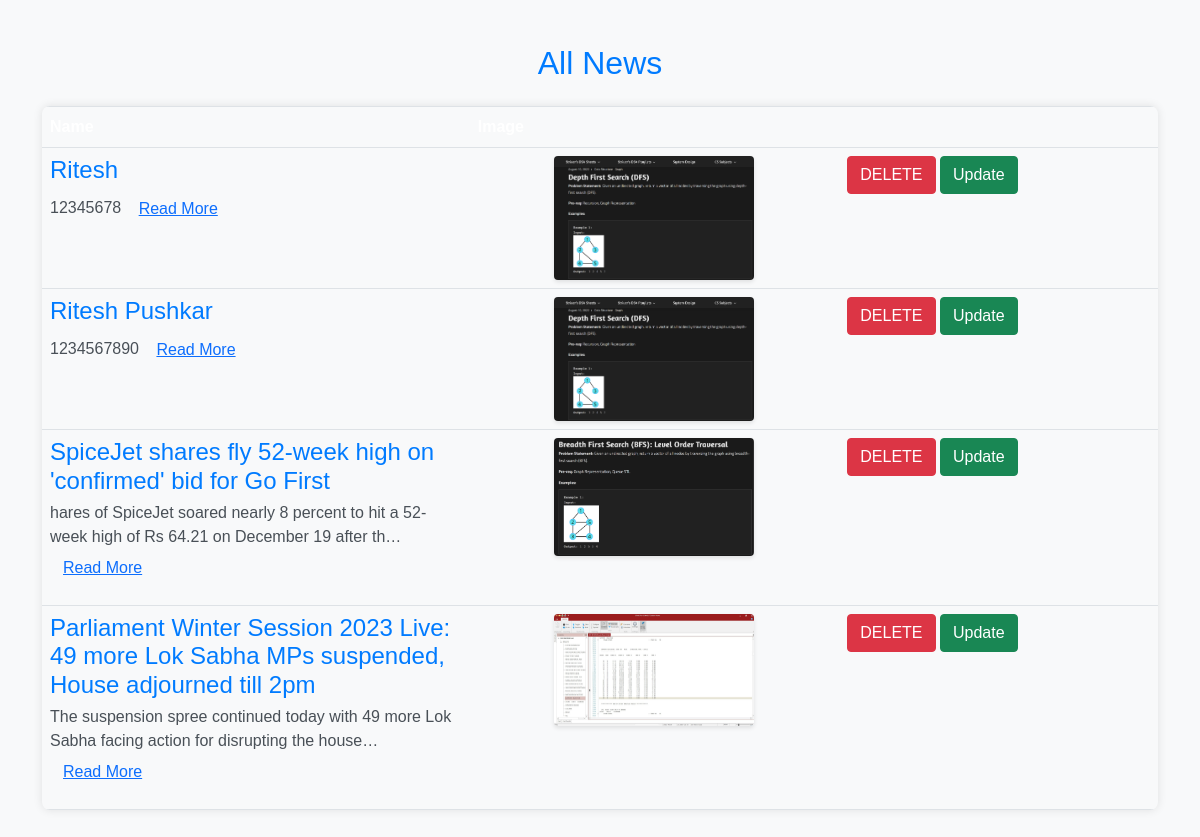
The app's page /read_fun with its own data.
### app1/models.py (models this page shows)
class News(models.Model) :
    name = models.CharField(max_length = 200)
    description = models.TextField()
    image = models.ImageField(upload_to="images_news")

### app1/views.py (the view)
# urls.py: path('read_fun', read_fun, name='read_fun'),
def read_fun(request) :
    all_news = News.objects.all()
    return render(request, 'news_print.html', {'all_news' : all_news})

### app1/templates/news_print.html (shortened to what this page needs)
<!DOCTYPE html>
<html lang="en">
<head>
    <link href="https://cdn.jsdelivr.net/npm/bootstrap@5.0.0-beta2/dist/css/bootstrap.min.css" rel="stylesheet">
</head>
<body>
    <div class="container">
        <h2 class="my-4">All News</h2>
        {% if all_news %}
            <table class="table table-bordered table-hover">
                <thead class="thead-dark">
                    <tr>
                        <th>Name</th>
                        <th class="text-start">Image</th>
                    </tr>
                </thead>
                <tbody>
                    {% for news in all_news %}
                        <tr>
                            <td>
                                <h4>{{ news.name }}</h4>
                                <div>
                                    {{ news.description | truncatechars:100 }}
                                    {% if news.description or length > 50 %}
                                        <button type="button" class="btn btn-link" data-bs-toggle="modal" data-bs-target="#descriptionModal{{ news.id }}">
                                            Read More
                                        </button>
                                    {% endif %}
                                </div>
                            </td>
                            <td class="text-start">
                                <img src="{{ news.image.url }}" alt="{{ news.name }} image" class="img-fluid rounded" height="150" width="200">
                            </td>
                            <td>
                                <a href="{% url 'del_fun' news.id %}" type="button" class="btn btn-danger">DELETE</a>
                                <a href="{% url 'update_fun' news.id %}" type="button" class="btn btn-success">Update</a>
                            </td>
                        </tr>
                    {% endfor %}
                </tbody>
            </table>
        {% else %}
            <div class="no-news my-4">
                <h4>No news available.</h4>
            </div>
        {% endif %}
    </div>
</body>
</html>

### app1/templates/news_print.html (style rules this page uses)
body { font-family: 'Arial', sans-serif; background-color: #f8f9fa; margin: 0; padding: 20px; }
a { font-family: 'Arial', sans-serif; background-color: #f8f9fa; margin: 0; padding: 20px; }
h2 { text-align: center; color: #007bff; margin-bottom: 20px; }
table { width: 100%; border-collapse: collapse; margin-top: 20px; border-radius: 8px; overflow: hidden; box-shadow: 0 0 10px rgba(0, 0, 0, 0.1); }
th, td { border: none; padding: 15px; text-align: left; max-width: 250px; max-height: 200px; }
th { background-color: #007bff; color: white; }
img { max-width: 50%; height: auto; display: block; margin: 0 auto; border-radius: 8px; box-shadow: 0 2px 4px rgba(0, 0, 0, 0.1); }
h4 { margin-bottom: 5px; color: #007bff; }
div { margin-bottom: 10px; color: #495057; }

### records on screen
News: name "Ritesh", description "12345678", image (picture)
News: name "Ritesh Pushkar", description "1234567890", image (picture)
News: name "SpiceJet shares fly 52-week high on 'confirmed' bid for Go First", description "hares of SpiceJet soared nearly 8 percent to hit a 52-week high of Rs 64.21 on December 19 after th…", image (picture)
News: name "Parliament Winter Session 2023 Live: 49 more Lok Sabha MPs suspended, House adjourned till 2pm", description "The suspension spree continued today with 49 more Lok Sabha facing action for disrupting the house…", image (picture)
